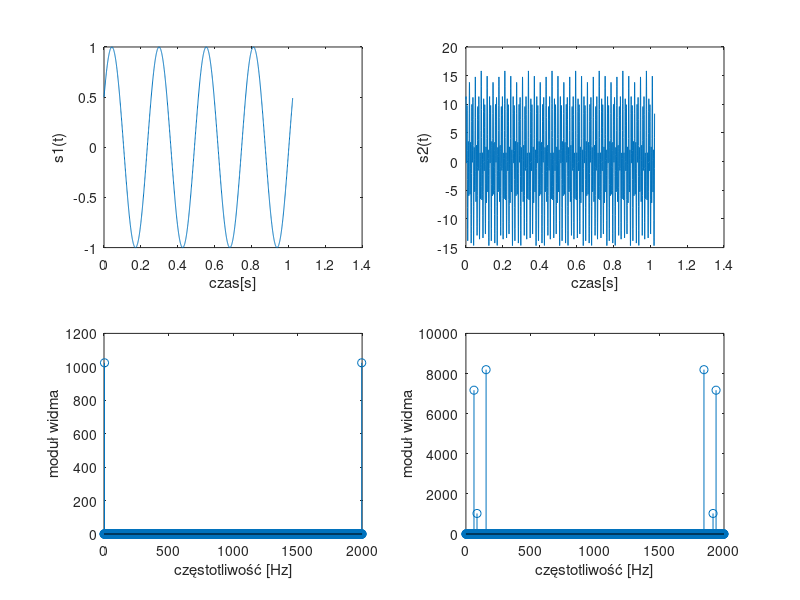

The MATLAB script that drew this image:
clear all;
close all;
load("s1.mat");
load("s2.mat");
fp = 2e3;
N = length(s1);
t = (0:N-1)/fp; %krótszy sposób generowania wektora czasu
figure(1)
subplot(221)
plot(t,s1)
xlabel('czas[s]')
ylabel('s1(t)')
subplot(222)
plot(t,s2)
xlabel('czas[s]')
ylabel('s2(t)')

%% Generowanie widma sygnału 1
Nf = N; %celowo tak ustawione, później bdmy zmieniac
f = linspace(0,fp,Nf);
w1 = abs(fft(s1, Nf));
subplot(223)
stem(f, w1) %zamiast plot użyjemy stem - wyrysowuje każdą próbkę osobno na prążku
xlabel('częstotliwość [Hz]')
ylabel('moduł widma')
w2 = abs(fft(s2, Nf));
subplot(224)
stem(f, w2)
xlabel('częstotliwość [Hz]')
ylabel('moduł widma')